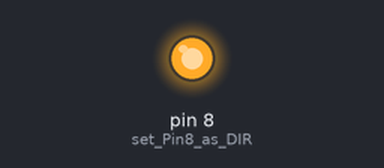
This sketch was run on a simulated Arduino Uno, built with avr-gcc and run on an emulated ATmega328P. Shown: output pins drawn as LEDs (lit = HIGH). Pins used as bus, display or sensor lines are not drawn.

Above: at 7.0 s.
At 21.0 s:
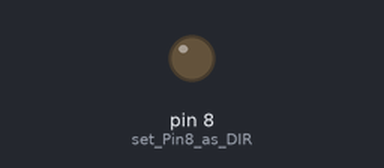
Timing chart, 0 to 36.5 s (numbered marks = the images above):
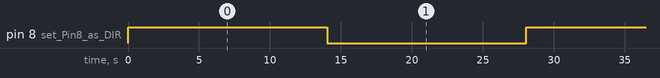

The sketch:

rotate08.ino
```cpp
int x;
void setup() {
pinMode(9,OUTPUT); // set Pin9 as PUL
pinMode(8,OUTPUT); // set Pin8 as DIR
}
void loop() {
digitalWrite(8,HIGH); // set high level direction
for(x = 0; x < 4000; x++) // repeat 400 times a revolution when setting 400 on driver
{
digitalWrite(9,HIGH); // Output high
delayMicroseconds(500); // set rotate speed
digitalWrite(9,LOW); // Output low
delayMicroseconds(500); // set rotate speed
}
delay(10000); //pause 1 second
digitalWrite(8,LOW); // set high level direction
for(x = 0; x < 4000; x++)
{
digitalWrite(9,HIGH);
delayMicroseconds(500);
digitalWrite(9,LOW);
delayMicroseconds(500);
}
delay(10000);
}
```

Measured:
- by itself, pin 8 (set_Pin8_as_DIR): alternates HIGH for 14.0 s and LOW for 14.0 s
